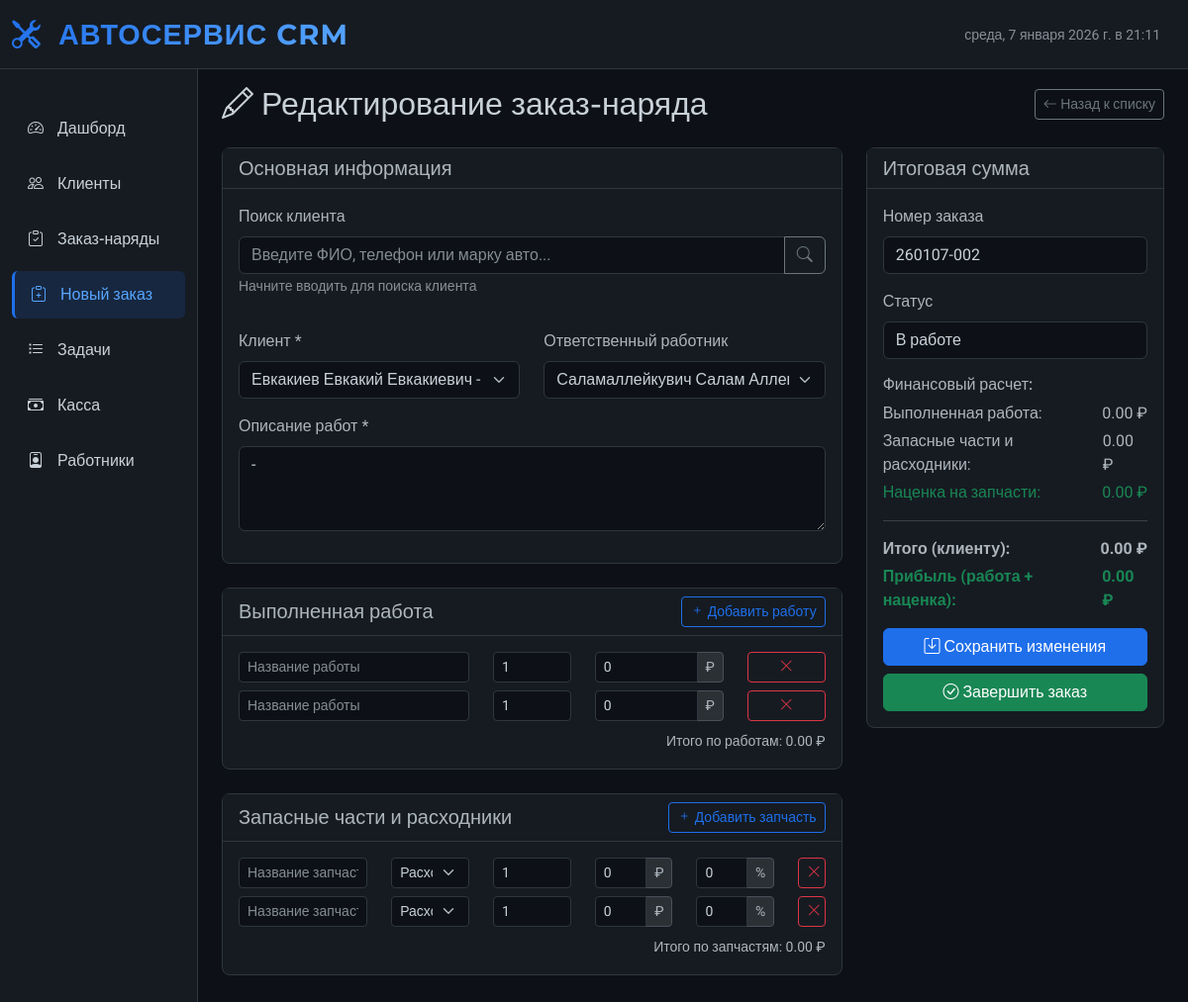
The app's page /edit_work_order/2 with its own data.
### tables this page shows
CREATE TABLE work_orders
                       (
                           id
                           INTEGER
                           PRIMARY
                           KEY
                           AUTOINCREMENT,
                           client_id
                           INTEGER
                           NOT
                           NULL,
                           employee_id
                           INTEGER,
                           order_number
                           TEXT
                           UNIQUE,
                           description
                           TEXT
                           NOT
                           NULL,
                           status
                           TEXT
                           DEFAULT
                           'new',
                           total_amount
                           REAL
                           DEFAULT
                           0,
                           created_at
                           TIMESTAMP
                           DEFAULT
                           CURRENT_TIMESTAMP,
                           completed_at
                           TIMESTAMP,
                           FOREIGN
                           KEY
                       (
                           client_id
                       ) REFERENCES clients
                       (
                           id
                       ) ON DELETE CASCADE,
                           FOREIGN KEY
                       (
                           employee_id
                       ) REFERENCES employees
                       (
                           id
                       )
                         ON DELETE SET NULL
                           );

CREATE TABLE clients
                       (
                           id
                           INTEGER
                           PRIMARY
                           KEY
                           AUTOINCREMENT,
                           full_name
                           TEXT
                           NOT
                           NULL,
                           phone
                           TEXT
                           NOT
                           NULL
                           UNIQUE,
                           car_model
                           TEXT
                           NOT
                           NULL,
                           car_number
                           TEXT,
                           car_year
                           INTEGER,
                           vin
                           TEXT,
                           notes
                           TEXT,
                           created_at
                           TIMESTAMP
                           DEFAULT
                           CURRENT_TIMESTAMP
                       );

CREATE TABLE employees
                       (
                           id
                           INTEGER
                           PRIMARY
                           KEY
                           AUTOINCREMENT,
                           full_name
                           TEXT
                           NOT
                           NULL,
                           position
                           TEXT
                           NOT
                           NULL,
                           phone
                           TEXT,
                           commission_rate
                           REAL
                           NOT
                           NULL
                           DEFAULT
                           15.0,
                           hire_date
                           DATE,
                           is_active
                           BOOLEAN
                           DEFAULT
                           TRUE,
                           notes
                           TEXT,
                           created_at
                           TIMESTAMP
                           DEFAULT
                           CURRENT_TIMESTAMP,
                           updated_at
                           TIMESTAMP
                           DEFAULT
                           CURRENT_TIMESTAMP
                       );

### app.py (the view)
@app.route('/edit_work_order/<int:order_id>')
def edit_work_order_page(order_id):
    order = db.get_work_order(order_id)
    if not order:
        return "Заказ-наряд не найден", 404
    order_dict = dict(order)
    if order_dict['status'] == 'completed':
        return "Невозможно редактировать завершенный заказ", 400
    clients = db.get_clients()
    employees = db.get_active_employees()
    clients_list = [dict(client) for client in clients]
    employees_list = [dict(employee) for employee in employees]
    return render_template('edit_work_order.html',
                           order=order_dict,
                           clients=clients_list,
                           employees=employees_list)

### database.py (called while the page is built)
    def get_clients(self, search_term=None):
        cursor = self.conn.cursor()
        if search_term:
            search_pattern = f'%{search_term}%'
            cursor.execute('''
                           SELECT *
                           FROM clients
                           WHERE full_name LIKE ?
                              OR phone LIKE ?
                              OR car_model LIKE ?
                              OR car_number LIKE ?
                           ORDER BY created_at DESC
                           ''', (search_pattern, search_pattern, search_pattern, search_pattern))
        else:
            cursor.execute('SELECT * FROM clients ORDER BY created_at DESC')
        return cursor.fetchall()

    def get_active_employees(self):
        cursor = self.conn.cursor()
        cursor.execute('SELECT * FROM employees WHERE is_active = TRUE ORDER BY full_name')
        return cursor.fetchall()

    def get_work_order(self, order_id):
        cursor = self.conn.cursor()
        cursor.execute('''
                       SELECT wo.*,
                              c.full_name,
                              c.phone,
                              c.car_model,
                              c.car_number,
                              c.car_year,
                              c.vin,
                              e.full_name as employee_name,
                              e.commission_rate
                       FROM work_orders wo
                                JOIN clients c ON wo.client_id = c.id
                                LEFT JOIN employees e ON wo.employee_id = e.id
                       WHERE wo.id = ?
                       ''', (order_id,))
        return cursor.fetchone()

### templates/edit_work_order.html (shortened to what this page needs)
{% extends "base.html" %}
{% block content %}
<div class="d-flex justify-content-between align-items-center mb-4">
    <h2 class="mb-0" style="font-family: 'Montserrat', sans-serif;">
        <i class="bi bi-pencil me-2"></i>Редактирование заказ-наряда
    </h2>
    <a href="/work_orders" class="btn btn-outline-secondary btn-sm">
        <i class="bi bi-arrow-left"></i> Назад к списку
    </a>
</div>
<div class="row">
    <div class="col-lg-8">
        <div class="card mb-4">
            <div class="card-header">
                <h5 class="mb-0">Основная информация</h5>
            </div>
            <div class="card-body">
                <form id="workOrderForm">
                    <div class="row mb-3">
                        <div class="col-md-12 mb-3">
                            <label class="form-label">Поиск клиента</label>
                            <div class="input-group">
                                <input type="text" class="form-control" id="clientSearch"
                                       placeholder="Введите ФИО, телефон или марку авто..."
                                       oninput="filterClients()">
                                <button class="btn btn-outline-secondary" type="button" onclick="filterClients()">
                                    <i class="bi bi-search"></i>
                                </button>
                            </div>
                            <small class="text-muted">Начните вводить для поиска клиента</small>
                        </div>
                    </div>
                    <div class="row">
                        <div class="col-md-6 mb-3">
                            <label class="form-label">Клиент *</label>
                            <select class="form-select" id="clientSelect" required>
                                {% for client in clients %}
                                <option value="{{ client.id }}"
                                        data-text="{{ client.full_name }} - {{ client.car_model }} ({{ client.phone }})"
                                        {% if order.client_id == client.id %}selected{% endif %}>
                                    {{ client.full_name }} - {{ client.car_model }} ({{ client.phone }})
                                </option>
                                {% endfor %}
                            </select>
                        </div>
                        <div class="col-md-6 mb-3">
                            <label class="form-label">Ответственный работник</label>
                            <select class="form-select" id="employeeSelect">
                                {% for employee in employees %}
                                <option value="{{ employee.id }}" data-rate="{{ employee.commission_rate }}"
                                        {% if order.employee_id == employee.id %}selected{% endif %}>
                                    {{ employee.full_name }} ({{ employee.commission_rate }}%)
                                </option>
                                {% endfor %}
                            </select>
                        </div>
                    </div>
                    <div class="mb-3">
                        <label class="form-label">Описание работ *</label>
                        <textarea class="form-control" id="description" rows="3" required
                                  placeholder="Опишите проблему и необходимые работы...">{{ order.description }}</textarea>
                    </div>
                </form>
            </div>
        </div>
        <div class="card mb-4">
            <div class="card-header d-flex justify-content-between align-items-center">
                <h5 class="mb-0">Выполненная работа</h5>
                <button type="button" class="btn btn-outline-primary btn-sm" onclick="addWork()">
                    <i class="bi bi-plus"></i> Добавить работу
                </button>
            </div>
            <div class="card-body">
                <div id="worksContainer">
                </div>
                <div class="mt-2 text-end">
                    <small>Итого по работам: <span id="worksTotal">0.00</span> ₽</small>
                </div>
            </div>
        </div>
        <div class="card mb-4">
            <div class="card-header d-flex justify-content-between align-items-center">
                <h5 class="mb-0">Запасные части и расходники</h5>
                <button type="button" class="btn btn-outline-primary btn-sm" onclick="addExpense()">
                    <i class="bi bi-plus"></i> Добавить запчасть
                </button>
            </div>
            <div class="card-body">
                <div id="expensesContainer">
                </div>
                <div class="mt-2 text-end">
                    <small>Итого по запчастям: <span id="expensesTotal">0.00</span> ₽</small>
                </div>
            </div>
        </div>
    </div>
    <div class="col-lg-4">
        <div class="card sticky-top" style="top: 20px;">
            <div class="card-header">
                <h5 class="mb-0">Итоговая сумма</h5>
            </div>
            <div class="card-body">
                <div class="mb-3">
                    <label class="form-label">Номер заказа</label>
                    <input type="text" class="form-control" id="orderNumber" value="{{ order.order_number }}" readonly>
                </div>
                <div class="mb-3">
                    <label class="form-label">Статус</label>
                    <input type="text" class="form-control" value="{% if order.status == 'new' %}В работе{% elif order.status == 'in_progress' %}В работе{% else %}Завершен{% endif %}" readonly>
                </div>
                <div class="mb-3">
                    <h6>Финансовый расчет:</h6>
                    <div class="d-flex justify-content-between mb-1">
                        <span>Выполненная работа:</span>
                        <span id="incomeAmount">0.00 ₽</span>
                    </div>
                    <div class="d-flex justify-content-between mb-1">
                        <span>Запасные части и расходники:</span>
                        <span id="expensesAmount">0.00 ₽</span>
                    </div>
                    <div class="d-flex justify-content-between mb-1 text-success">
                        <span>Наценка на запчасти:</span>
                        <span id="markupAmount">0.00 ₽</span>
                    </div>
                    <hr>
                    <div class="d-flex justify-content-between mb-1">
                        <strong>Итого (клиенту):</strong>
                        <strong id="totalAmount">0.00 ₽</strong>
                    </div>
                    <div class="d-flex justify-content-between text-success">
                        <strong>Прибыль (работа + наценка):</strong>
                        <strong id="netProfit">0.00 ₽</strong>
                    </div>
                </div>
                <div class="d-grid gap-2">
                    <button type="button" class="btn btn-primary" onclick="updateWorkOrder()">
                        <i class="bi bi-save"></i> Сохранить изменения
                    </button>
                    {% if order.status != 'completed' %}
                    <button type="button" class="btn btn-success" onclick="completeOrder({{ order.id }})">
                        <i class="bi bi-check-circle"></i> Завершить заказ
                    </button>
                    {% endif %}
                </div>
            </div>
        </div>
    </div>
</div>
{% endblock %}

### templates/base.html (style rules this page uses)
:root { --primary-dark: #0d1117; --secondary-dark: #161b22; --accent-blue: #1f6feb; --accent-light-blue: #58a6ff; --text-light: #c9d1d9; --text-muted: #8b949e; --border-dark: #30363d; --success: #238636; --warning: #9e6a03; --danger: #da3633; }
body { background-color: var(--primary-dark); color: var(--text-light); font-family: 'Roboto', sans-serif; min-height: 100vh; }
.card { background-color: var(--secondary-dark); border: 1px solid var(--border-dark); border-radius: 8px; }
.card-header { background-color: rgba(22, 27, 34, 0.9); border-bottom: 1px solid var(--border-dark); font-weight: 600; }
.btn-primary { background-color: var(--accent-blue); border-color: var(--accent-blue); font-weight: 500; }
.btn-outline-primary { color: var(--accent-blue); border-color: var(--accent-blue); }
.form-control, .form-select { background-color: var(--primary-dark); border-color: var(--border-dark); color: var(--text-light); }

### records on screen
work_orders: client.full_name "Евкакиев Евкакий Евкакиевич - Audi A5 (+79002222222)", employee.full_name "Саламаллейкувич Салам Аллекум (40.0%)", description "-", order_number "260107-002", status "В работе"
